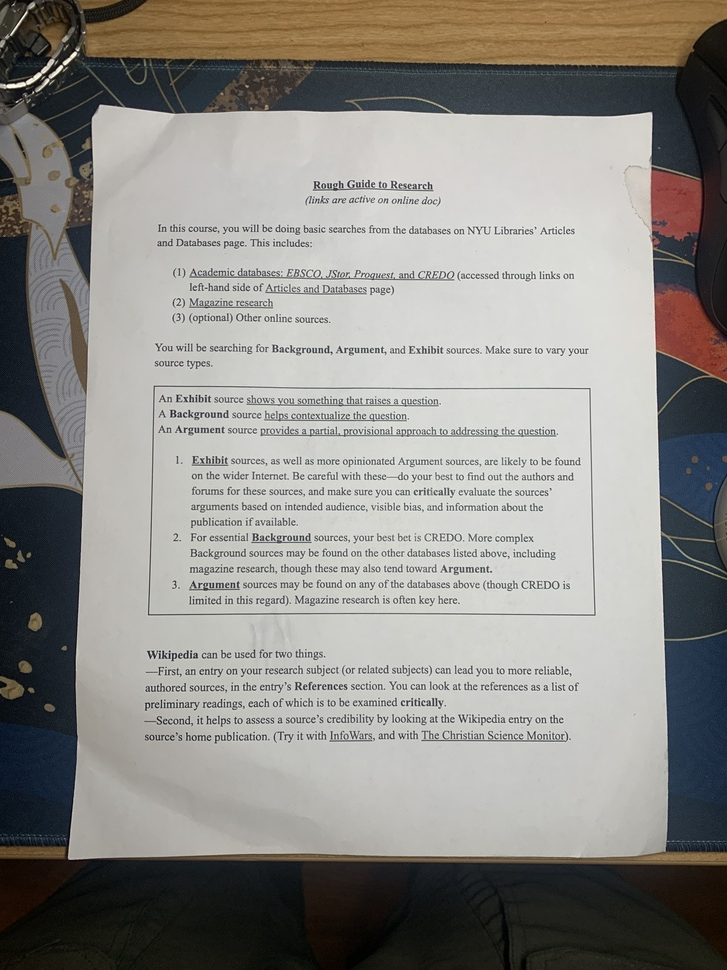
#> input picture efile.JPG, 727 x 970 px, shrunk from 3024 x 4032 before the run
$ python -i get_corners.py   (imports and definitions only)
#> lines starting #> are read from the running program, lines starting #| are printed output that depends on the picture; after the words box and inside, x2 and y2 are one past the last pixel; in counts of white or black regions, pixels touching at a corner belong together
#> further down, picture is the input picture: shape (970, 727, 3); mean B, G, R 135.2, 139.8, 141.7
import cv2
import numpy as np

def clean_img(img):
    # convert img to grayscale
    gray = cv2.cvtColor(img, cv2.COLOR_BGR2GRAY)
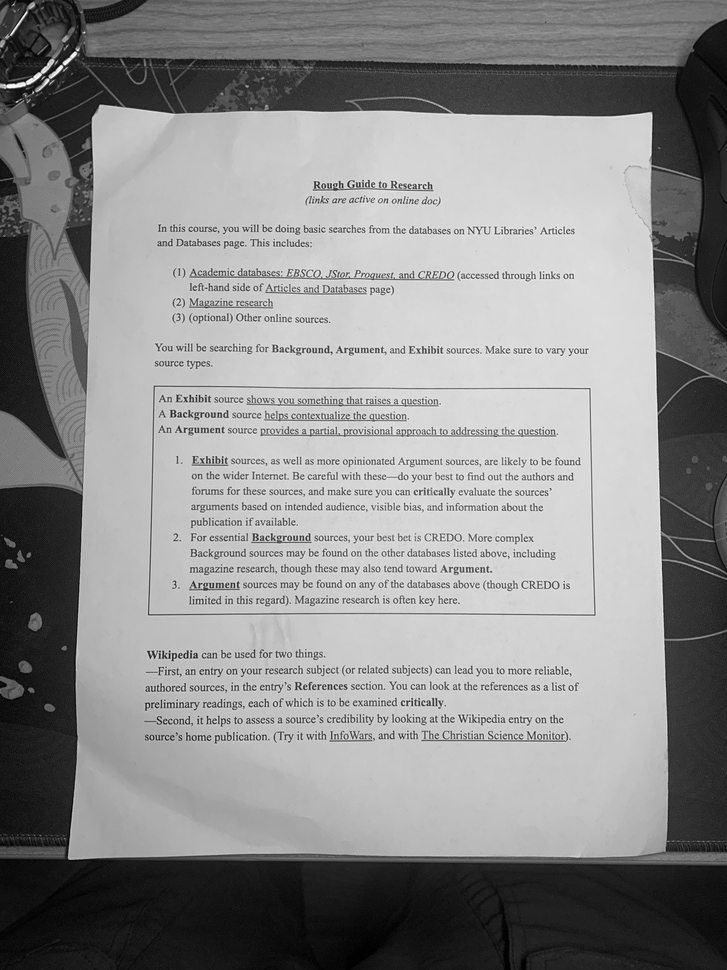
#> gray: shape (970, 727); min 0, max 255, mean 139.8
    cv2.imshow('gray', gray)
    cv2.waitKey(0)

    # blur image
    blur = cv2.GaussianBlur(gray, (5,5), 0)
    cv2.imshow('blur', blur)
    cv2.waitKey(0)

    # do otsu threshold on gray image
    thresh = cv2.threshold(blur, 0, 255, cv2.THRESH_BINARY+cv2.THRESH_OTSU)[1]
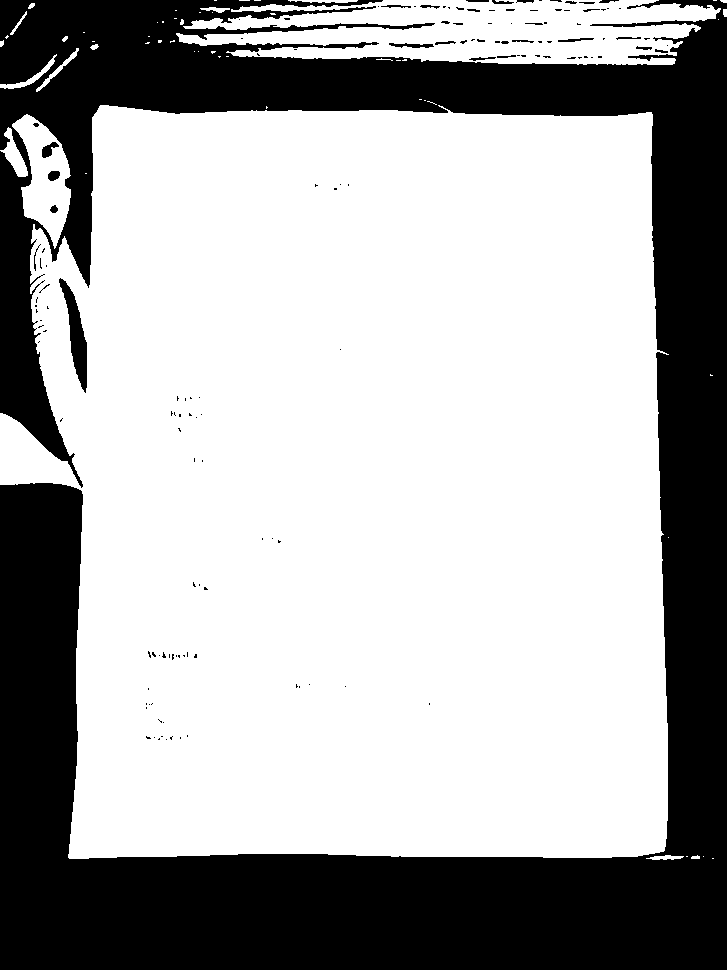
#> thresh: shape (970, 727); 66.8% white; 140 black regions (113 under 20 px), largest, box (x1, y1, x2, y2) and area: (0, 0, 727, 970) 231317, (59, 278, 87, 393) 1260, (42, 142, 59, 158) 141
    cv2.imshow('thresh', thresh)
    cv2.waitKey(0)

    #invert to make contours white
    invert = cv2.bitwise_not(thresh)
    processed = invert
    cv2.imshow('processed', processed)
    cv2.waitKey(0)
    return processed

# [52 lines left out: function get_corners, not called in this run]

    #credit for corner identification
    #https://stackoverflow.com/questions/60941012/how-do-i-find-corners-of-a-paper-when-there-are-printed-corners-lines-on-paper-i

>>> import cv2
>>> picture = cv2.imread('efile.JPG')
>>> result = clean_img(picture)
